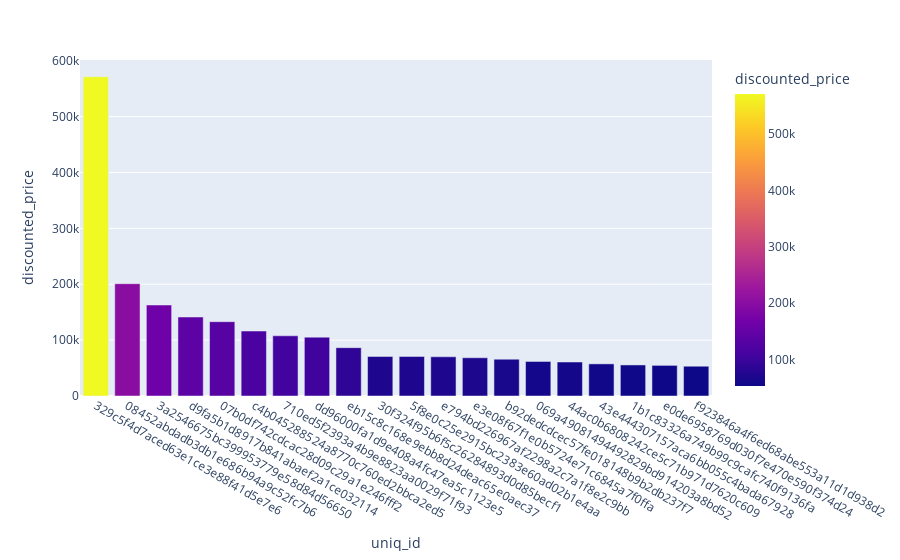

Write notebook code for a chart like this one.
### Markdown cell above
## Customers spending the most money are:

### Code cell
df_customer=df.groupby("uniq_id")[["discounted_price"]].sum().sort_values(by=['discounted_price'],ascending=[False]).reset_index()

#Top 20 customers spending the most
list1=df_customer[:20]

#plotting a bar graph
px.bar(list1, x= 'uniq_id', y="discounted_price",color='discounted_price')

### Figure 1 — Plotly figure (JSON) as saved in the notebook; plotly's stock layout.template omitted (floating-point values rounded to 4 significant figures)
{"data": [{"alignmentgroup": "True", "hovertemplate": "uniq_id=%{x}<br>discounted_price=%{marker.color}<extra></extra>", "legendgroup": "", "marker": {"color": [571230, 201000, 162825, 141375, 132990, 116292, 107750, 105300, 86500, 70785, 70785, 70200, 68400, 65900, 61800, 60840, 57500, 55575, 54795, 53300], "coloraxis": "coloraxis", "pattern": {"shape": ""}}, "name": "", "offsetgroup": "", "orientation": "v", "showlegend": false, "textposition": "auto", "type": "bar", "x": ["329c5f4d7aced63e1ce3e88f41d5e7e6", "08452abdadb3db1e686b94a9c52fc7b6", "3a2546675bc399953779e58d84d56650", "d9fa5b1d8917b841abaef2a1ce032114", "07b0df742cdcac28d09c29a1e246fff2", "c4b045288524a8770c760ed2bbca2ed5", "710ed5f2393a4b9e8823aa0029f71f93", "dd96000fa1d9e408a4fc47ea5c1123e5", "eb15c8c168e9ebb8d24deac65e0aec37", "30f324f95b6f5c26284893d0d85becf1", "5f8e0c25e2915bc2383e60ad02b1e4aa", "e794bd226967af2298a2c7a1f8e2c9bb", "e3e08f67f1e0b5724e71c6845a7f0ffa", "b92dedcdcec57fe018148b9b2db237f7", "069a49081494492829bd914203a8bd52", "44ac0b6808242ce5c71b971d7620c609", "43e444307157aca6bb055c4bada67928", "1b1c83326a749b99c9cafc740f9136fa", "e0de6958769d030f7e470e590f374d24", "f923846a4f6ed68abe553a11d1d938d2"], "xaxis": "x", "y": [571230, 201000, 162825, 141375, 132990, 116292, 107750, 105300, 86500, 70785, 70785, 70200, 68400, 65900, 61800, 60840, 57500, 55575, 54795, 53300], "yaxis": "y"}], "layout": {"barmode": "relative", "coloraxis": {"colorbar": {"title": {"text": "discounted_price"}}, "colorscale": [[0, "#0d0887"], [0.1111, "#46039f"], [0.2222, "#7201a8"], [0.3333, "#9c179e"], [0.4444, "#bd3786"], [0.5556, "#d8576b"], [0.6667, "#ed7953"], [0.7778, "#fb9f3a"], [0.8889, "#fdca26"], [1, "#f0f921"]]}, "legend": {"tracegroupgap": 0}, "margin": {"t": 60}, "xaxis": {"anchor": "y", "domain": [0, 1], "title": {"text": "uniq_id"}}, "yaxis": {"anchor": "x", "domain": [0, 1], "title": {"text": "discounted_price"}}}}
